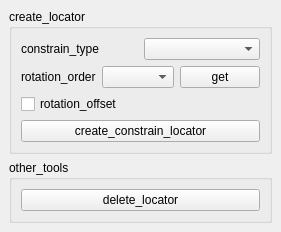
<?xml version="1.0" encoding="UTF-8"?>
<ui version="4.0">
 <class>MainWindow</class>
 <widget class="QMainWindow" name="MainWindow">
  <property name="geometry">
   <rect>
    <x>0</x>
    <y>0</y>
    <width>280</width>
    <height>221</height>
   </rect>
  </property>
  <property name="windowTitle">
   <string>MainWindow</string>
  </property>
  <widget class="QWidget" name="centralwidget">
   <layout class="QVBoxLayout" name="verticalLayout">
    <item>
     <widget class="QGroupBox" name="groupBox_2">
      <property name="title">
       <string>create_locator</string>
      </property>
      <layout class="QVBoxLayout" name="verticalLayout_2">
       <item>
        <layout class="QHBoxLayout" name="horizontalLayout_3">
         <item>
          <widget class="QLabel" name="label">
           <property name="text">
            <string>constrain_type</string>
           </property>
          </widget>
         </item>
         <item>
          <widget class="QComboBox" name="method_type_cmbbox"/>
         </item>
        </layout>
       </item>
       <item>
        <layout class="QHBoxLayout" name="horizontalLayout_2" stretch="1,1,0">
         <item>
          <widget class="QLabel" name="label_2">
           <property name="text">
            <string>rotation_order</string>
           </property>
          </widget>
         </item>
         <item>
          <widget class="QComboBox" name="rotation_order_cmbbox"/>
         </item>
         <item>
          <widget class="QPushButton" name="get_rotation_order_btn">
           <property name="toolTip">
            <string>コントローラーを選択して実行</string>
           </property>
           <property name="text">
            <string>get</string>
           </property>
          </widget>
         </item>
        </layout>
       </item>
       <item>
        <layout class="QHBoxLayout" name="horizontalLayout_4">
         <item>
          <widget class="QCheckBox" name="rotation_offset_cbox">
           <property name="text">
            <string>rotation_offset</string>
           </property>
           <property name="checked">
            <bool>false</bool>
           </property>
          </widget>
         </item>
        </layout>
       </item>
       <item>
        <layout class="QHBoxLayout" name="horizontalLayout">
         <item>
          <widget class="QPushButton" name="create_locator_btn">
           <property name="toolTip">
            <string>コントローラーを選択して実行</string>
           </property>
           <property name="text">
            <string>create_constrain_locator</string>
           </property>
          </widget>
         </item>
        </layout>
       </item>
      </layout>
     </widget>
    </item>
    <item>
     <widget class="QGroupBox" name="groupBox_3">
      <property name="title">
       <string>other_tools</string>
      </property>
      <layout class="QVBoxLayout" name="verticalLayout_4">
       <item>
        <layout class="QVBoxLayout" name="verticalLayout_3">
         <item>
          <widget class="QPushButton" name="delete_locator_btn">
           <property name="toolTip">
            <string>ロケーターを選択して実行</string>
           </property>
           <property name="text">
            <string>delete_locator</string>
           </property>
          </widget>
         </item>
        </layout>
       </item>
      </layout>
     </widget>
    </item>
   </layout>
  </widget>
 </widget>
 <resources/>
 <connections/>
</ui>
